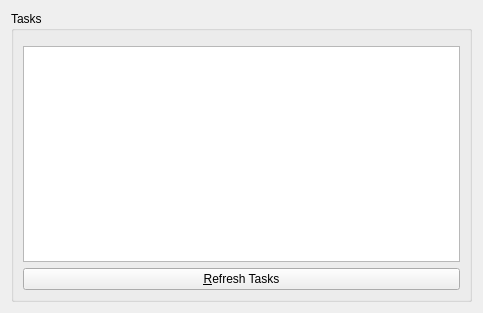
<?xml version="1.0" encoding="UTF-8"?>
<ui version="4.0">
 <class>RakeChooseTaskWidget</class>
 <widget class="QWidget" name="RakeChooseTaskWidget">
  <property name="geometry">
   <rect>
    <x>0</x>
    <y>0</y>
    <width>483</width>
    <height>313</height>
   </rect>
  </property>
  <property name="minimumSize">
   <size>
    <width>480</width>
    <height>300</height>
   </size>
  </property>
  <property name="baseSize">
   <size>
    <width>480</width>
    <height>300</height>
   </size>
  </property>
  <property name="focusPolicy">
   <enum>Qt::NoFocus</enum>
  </property>
  <property name="windowTitle">
   <string>Form</string>
  </property>
  <layout class="QVBoxLayout" name="verticalLayout">
   <item>
    <widget class="QGroupBox" name="groupBox">
     <property name="title">
      <string>Tasks</string>
     </property>
     <layout class="QGridLayout" name="gridLayout">
      <item row="2" column="0">
       <widget class="QPushButton" name="refresh_tasks">
        <property name="text">
         <string>&amp;Refresh Tasks</string>
        </property>
       </widget>
      </item>
      <item row="1" column="0">
       <widget class="QTreeView" name="tasks">
        <property name="rootIsDecorated">
         <bool>false</bool>
        </property>
       </widget>
      </item>
      <item row="0" column="0">
       <widget class="KFilterProxySearchLine" name="search_line"/>
      </item>
     </layout>
    </widget>
   </item>
  </layout>
 </widget>
 <customwidgets>
  <customwidget>
   <class>KFilterProxySearchLine</class>
   <extends>QWidget</extends>
   <header>kfilterproxysearchline.h</header>
  </customwidget>
 </customwidgets>
 <tabstops>
  <tabstop>refresh_tasks</tabstop>
 </tabstops>
 <resources/>
 <connections/>
</ui>
